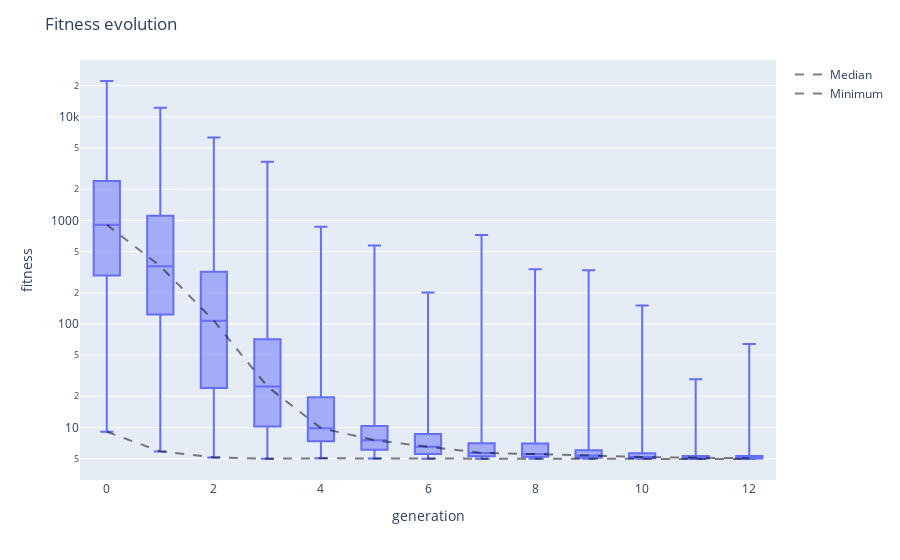

This figure's notebook cell:
### Code cell
viewer.fitness_evolution()

### Figure 1 — Plotly figure (JSON) as saved in the notebook; plotly's stock layout.template omitted (floating-point values rounded to 4 significant figures; data arrays with more than 128 entries replaced by an {"elided": "..."} marker saying what was removed)
{"data": [{"alignmentgroup": "True", "boxpoints": false, "hovertemplate": "generation=%{x}<br>fitness=%{y}<extra></extra>", "legendgroup": "", "marker": {"color": "#636efa"}, "name": "", "notched": false, "offsetgroup": "", "orientation": "v", "showlegend": false, "type": "box", "x": {"elided": "6288 int values"}, "x0": " ", "xaxis": "x", "y": {"elided": "6288 float values"}, "y0": " ", "yaxis": "y"}, {"line": {"color": "rgba(0,0,0,0.5)", "dash": "dash", "width": 2}, "mode": "lines", "name": "Median", "type": "scatter", "x": [0, 1, 2, 3, 4, 5, 6, 7, 8, 9, 10, 11, 12], "y": [907.8, 360.9, 107.5, 24.86, 9.857, 7.54, 6.523, 5.68, 5.536, 5.353, 5.186, 5.106, 5.051]}, {"line": {"color": "rgba(0,0,0,0.5)", "dash": "dash", "width": 2}, "mode": "lines", "name": "Minimum", "type": "scatter", "x": [0, 1, 2, 3, 4, 5, 6, 7, 8, 9, 10, 11, 12], "y": [9.088, 5.88, 5.139, 4.999, 5.039, 5.009, 4.977, 4.989, 4.989, 4.985, 4.977, 4.975, 4.963]}], "layout": {"boxmode": "group", "legend": {"tracegroupgap": 0}, "margin": {"t": 60}, "title": {"text": "Fitness evolution"}, "xaxis": {"anchor": "y", "domain": [0, 1], "title": {"text": "generation"}}, "yaxis": {"anchor": "x", "domain": [0, 1], "title": {"text": "fitness"}, "type": "log"}}}
